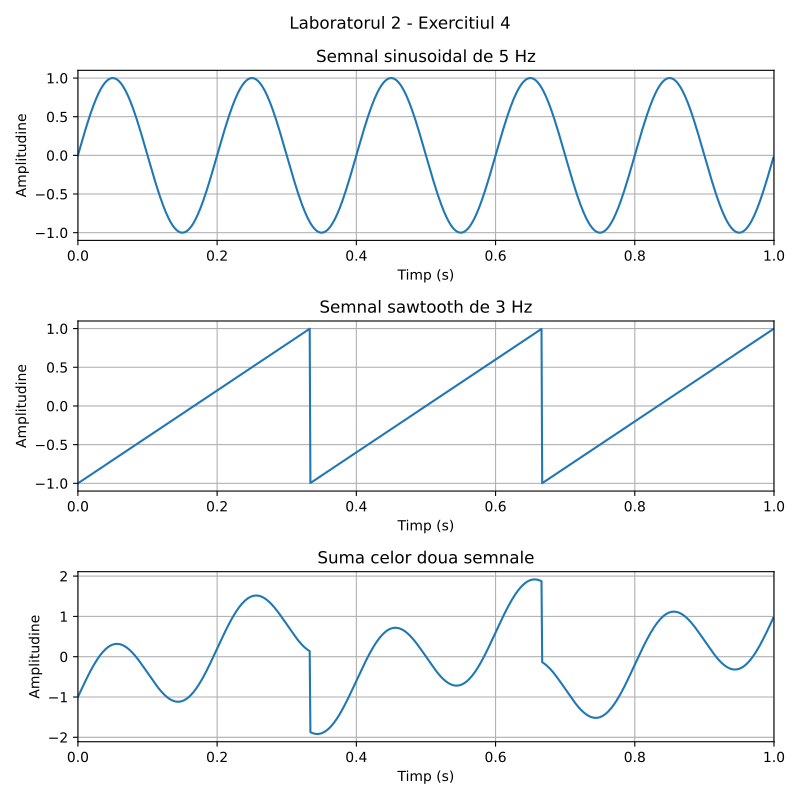

Write the Python code that produced this figure.
import numpy as np
import matplotlib.pyplot as plt

fs = 1000
t = np.arange(0, 1, 1 / fs)

x = np.sin(2 * np.pi * 5 * t)
y = 2 * np.mod(3 * t, 1) - 1
z = x + y

fig, axs = plt.subplots(3, figsize=(8, 8))
fig.suptitle("Laboratorul 2 - Exercitiul 4")

axs[0].plot(t, x)
axs[0].set_title("Semnal sinusoidal de 5 Hz")

axs[1].plot(t, y)
axs[1].set_title("Semnal sawtooth de 3 Hz")

axs[2].plot(t, z)
axs[2].set_title("Suma celor doua semnale")

for ax in axs:
    ax.set_xlabel("Timp (s)")
    ax.set_ylabel("Amplitudine")
    ax.set_xlim(0, 1)
    ax.grid(True)

fig.tight_layout()
fig.savefig("ex4.pdf")
plt.show()
